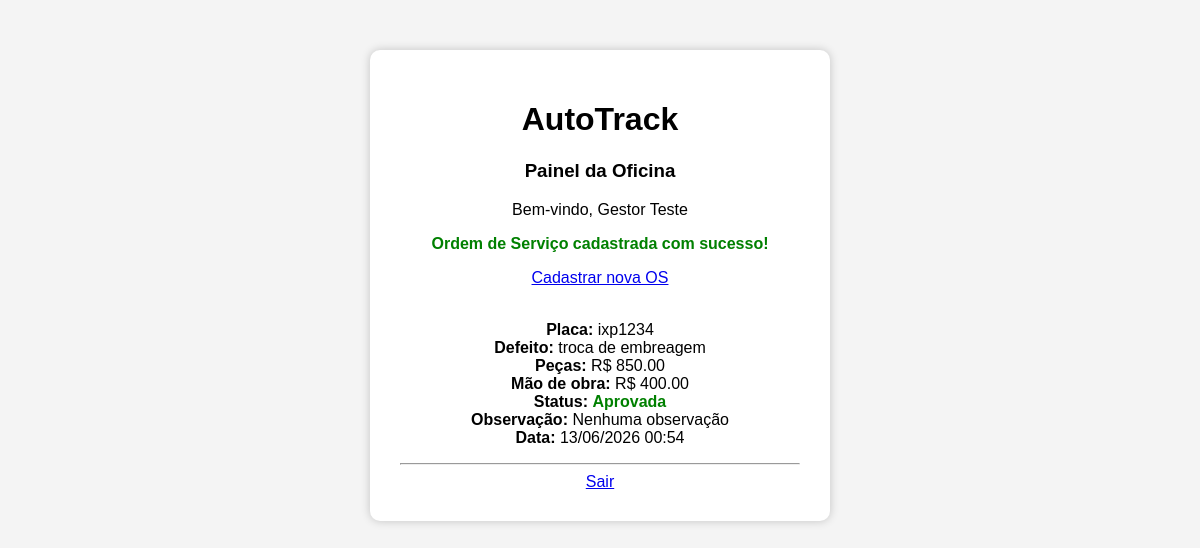
Page /oficina/dashboard.php?msg=cadastrada (signed in) on the committed database.
### tables this page shows
CREATE TABLE `ordens_servico` (
  `id` int(11) NOT NULL,
  `placa` varchar(10) NOT NULL,
  `defeito` text NOT NULL,
  `valor_pecas` decimal(10,2) NOT NULL,
  `valor_mao_obra` decimal(10,2) NOT NULL,
  `status` enum('Pendente','Aprovada','Reprovada') DEFAULT 'Pendente',
  `usuario_id` int(11) DEFAULT NULL,
  `data_criacao` timestamp NOT NULL DEFAULT current_timestamp(),
  `observacao` text DEFAULT NULL
);

### oficina/dashboard.php (the view, shortened to what this page needs)
<?php
include("../config/conexao.php");
$usuario_id = $_SESSION['usuario_id'];
$sql = "SELECT * FROM ordens_servico WHERE usuario_id = $usuario_id";
$resultado = $conn->query($sql);
?>
<!DOCTYPE html>
<html lang="pt-BR">
<head>
    <link rel="stylesheet" href="../css/estilo.css">
</head>
<body>
<div class="container">
    <h1>AutoTrack</h1>
    <h3>Painel da Oficina</h3>
    <p>Bem-vindo, <?php echo $_SESSION['nome']; ?></p>
    <?php
    if(isset($_GET['msg'])){
    if($_GET['msg'] == 'cadastrada'){
        echo "<p style='color:green; font-weight:bold;'>
                Ordem de Serviço cadastrada com sucesso!
              </p>";
    }
    }
    ?>
    <a href="nova_os.php">Cadastrar nova OS</a>
    <br><br>
    <?php while($os = $resultado->fetch_assoc()) { ?>
        <p>
            <strong>Placa:</strong> <?php echo $os['placa']; ?><br>
            <strong>Defeito:</strong> <?php echo $os['defeito']; ?><br>
            <strong>Peças:</strong> R$ <?php echo $os['valor_pecas']; ?><br>
            <strong>Mão de obra:</strong> R$ <?php echo $os['valor_mao_obra']; ?><br>
            <strong>Status:</strong>
            <span class="<?php echo strtolower($os['status']); ?>">
            <?php echo $os['status']; ?>
            </span><br>
            <strong>Observação:</strong>
            <?php
            if(!empty($os['observacao'])){
            echo $os['observacao'];
            }else{
            echo "Nenhuma observação";
            }
            ?>
            <br>
            <strong>Data:</strong>
            <?php echo date("d/m/Y H:i", strtotime($os['data_criacao'])); ?>
        </p>
        <hr>
    <?php } ?>
    <a href="../logout.php">Sair</a>
</div>
</body>
</html>

### css/estilo.css (style rules this page uses)
body { margin:0; padding:30px 0; font-family:Arial, Helvetica, sans-serif; background:#f4f4f4; display:flex; justify-content:center; align-items:flex-start; min-height:100vh; }
.container { background:white; padding:30px; width:400px; border-radius:10px; box-shadow:0 0 10px rgba(0,0,0,0.2); text-align:center; margin-top: 20px; margin-bottom: 20px; }
.aprovada { color:green; font-weight:bold; }

### rows in the picture
ordens_servico: placa "ixp1234", defeito "troca de embreagem", valor_pecas "850.00", valor_mao_obra "400.00", status "Aprovada", shows "Nenhuma observação", data_criacao "13/06/2026 00:54"

### other values in the picture
$_SESSION['nome'] "Gestor Teste"
